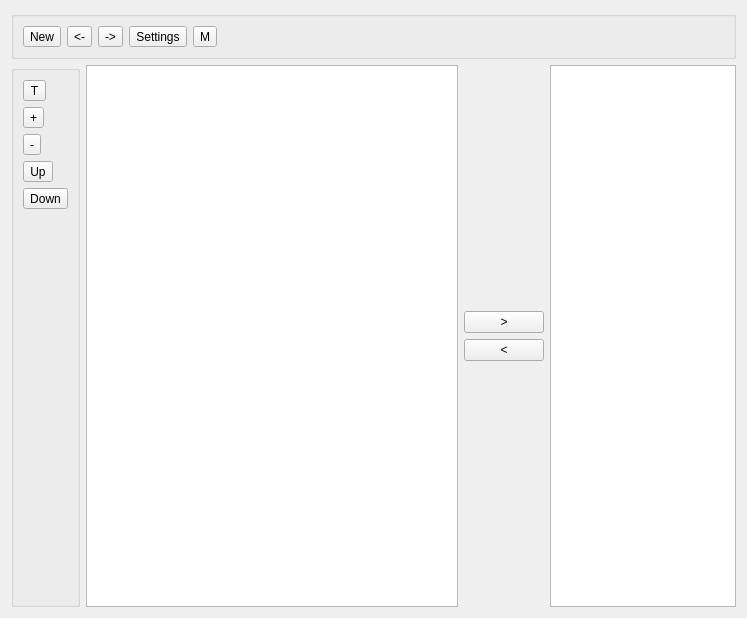
<?xml version="1.0" encoding="UTF-8"?>
<ui version="4.0">
 <class>TodolistMdlg</class>
 <widget class="QWidget" name="TodolistMdlg">
  <property name="geometry">
   <rect>
    <x>0</x>
    <y>0</y>
    <width>747</width>
    <height>618</height>
   </rect>
  </property>
  <property name="windowTitle">
   <string>Form</string>
  </property>
  <layout class="QGridLayout" name="gridLayout_3">
   <item row="0" column="0">
    <layout class="QVBoxLayout" name="verticalLayout_3">
     <item>
      <widget class="QGroupBox" name="groupBox">
       <property name="title">
        <string/>
       </property>
       <layout class="QGridLayout" name="gridLayout">
        <item row="0" column="3">
         <widget class="QToolButton" name="toolButton_4">
          <property name="text">
           <string>&lt;-</string>
          </property>
         </widget>
        </item>
        <item row="0" column="0">
         <widget class="QToolButton" name="toolButton">
          <property name="text">
           <string>New</string>
          </property>
         </widget>
        </item>
        <item row="0" column="4">
         <widget class="QToolButton" name="toolButton_5">
          <property name="text">
           <string>-&gt;</string>
          </property>
         </widget>
        </item>
        <item row="0" column="7">
         <spacer name="horizontalSpacer">
          <property name="orientation">
           <enum>Qt::Horizontal</enum>
          </property>
          <property name="sizeHint" stdset="0">
           <size>
            <width>40</width>
            <height>20</height>
           </size>
          </property>
         </spacer>
        </item>
        <item row="0" column="5">
         <widget class="QToolButton" name="toolButton_11">
          <property name="text">
           <string>Settings</string>
          </property>
         </widget>
        </item>
        <item row="0" column="6">
         <widget class="QToolButton" name="toolButton_12">
          <property name="text">
           <string>M</string>
          </property>
         </widget>
        </item>
       </layout>
      </widget>
     </item>
     <item>
      <layout class="QHBoxLayout" name="horizontalLayout_2">
       <item>
        <widget class="QGroupBox" name="groupBox_2">
         <property name="title">
          <string/>
         </property>
         <layout class="QGridLayout" name="gridLayout_2">
          <item row="0" column="0">
           <layout class="QVBoxLayout" name="verticalLayout">
            <item>
             <widget class="QToolButton" name="toolButton_6">
              <property name="layoutDirection">
               <enum>Qt::LeftToRight</enum>
              </property>
              <property name="text">
               <string>T</string>
              </property>
             </widget>
            </item>
            <item>
             <widget class="QToolButton" name="toolButton_2">
              <property name="text">
               <string>+</string>
              </property>
             </widget>
            </item>
            <item>
             <widget class="QToolButton" name="toolButton_3">
              <property name="text">
               <string>-</string>
              </property>
             </widget>
            </item>
            <item>
             <widget class="QToolButton" name="toolButton_9">
              <property name="text">
               <string>Up</string>
              </property>
             </widget>
            </item>
            <item>
             <widget class="QToolButton" name="toolButton_10">
              <property name="text">
               <string>Down</string>
              </property>
             </widget>
            </item>
            <item>
             <spacer name="verticalSpacer">
              <property name="orientation">
               <enum>Qt::Vertical</enum>
              </property>
              <property name="sizeHint" stdset="0">
               <size>
                <width>20</width>
                <height>40</height>
               </size>
              </property>
             </spacer>
            </item>
           </layout>
          </item>
         </layout>
        </widget>
       </item>
       <item>
        <layout class="QHBoxLayout" name="horizontalLayout" stretch="2,0,1">
         <item>
          <widget class="QTreeWidget" name="m_currentToDoListTree">
           <property name="columnCount">
            <number>3</number>
           </property>
           <attribute name="headerVisible">
            <bool>false</bool>
           </attribute>
           <column>
            <property name="text">
             <string notr="true">1</string>
            </property>
           </column>
           <column>
            <property name="text">
             <string notr="true">2</string>
            </property>
           </column>
           <column>
            <property name="text">
             <string notr="true">3</string>
            </property>
           </column>
          </widget>
         </item>
         <item>
          <layout class="QVBoxLayout" name="verticalLayout_2">
           <item>
            <spacer name="verticalSpacer_2">
             <property name="orientation">
              <enum>Qt::Vertical</enum>
             </property>
             <property name="sizeHint" stdset="0">
              <size>
               <width>20</width>
               <height>40</height>
              </size>
             </property>
            </spacer>
           </item>
           <item>
            <widget class="QPushButton" name="pushButton">
             <property name="text">
              <string>&gt;</string>
             </property>
            </widget>
           </item>
           <item>
            <widget class="QPushButton" name="pushButton_2">
             <property name="text">
              <string>&lt;</string>
             </property>
            </widget>
           </item>
           <item>
            <spacer name="verticalSpacer_3">
             <property name="orientation">
              <enum>Qt::Vertical</enum>
             </property>
             <property name="sizeHint" stdset="0">
              <size>
               <width>20</width>
               <height>40</height>
              </size>
             </property>
            </spacer>
           </item>
          </layout>
         </item>
         <item>
          <widget class="QListWidget" name="listWidget"/>
         </item>
        </layout>
       </item>
      </layout>
     </item>
    </layout>
   </item>
  </layout>
 </widget>
 <resources/>
 <connections/>
</ui>
